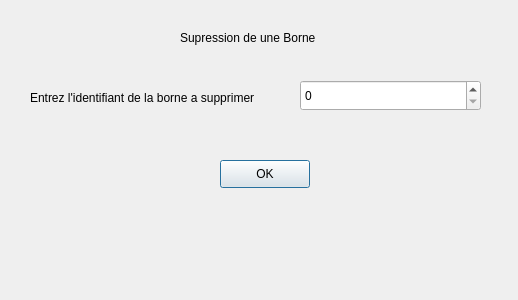
<?xml version="1.0" encoding="UTF-8"?>
<ui version="4.0">
 <class>SupprimerBorne</class>
 <widget class="QDialog" name="SupprimerBorne">
  <property name="geometry">
   <rect>
    <x>0</x>
    <y>0</y>
    <width>518</width>
    <height>300</height>
   </rect>
  </property>
  <property name="windowTitle">
   <string>SupprimerBorne</string>
  </property>
  <widget class="QLabel" name="label">
   <property name="geometry">
    <rect>
     <x>30</x>
     <y>90</y>
     <width>261</width>
     <height>16</height>
    </rect>
   </property>
   <property name="text">
    <string>Entrez l'identifiant de la borne a supprimer</string>
   </property>
  </widget>
  <widget class="QPushButton" name="ok">
   <property name="geometry">
    <rect>
     <x>220</x>
     <y>160</y>
     <width>90</width>
     <height>28</height>
    </rect>
   </property>
   <property name="text">
    <string>OK</string>
   </property>
  </widget>
  <widget class="QLabel" name="label_2">
   <property name="geometry">
    <rect>
     <x>180</x>
     <y>30</y>
     <width>171</width>
     <height>16</height>
    </rect>
   </property>
   <property name="text">
    <string>Supression de une Borne</string>
   </property>
  </widget>
  <widget class="QSpinBox" name="p_identifiant">
   <property name="geometry">
    <rect>
     <x>300</x>
     <y>80</y>
     <width>181</width>
     <height>31</height>
    </rect>
   </property>
   <property name="maximum">
    <number>999999</number>
   </property>
  </widget>
 </widget>
 <resources/>
 <connections>
  <connection>
   <sender>ok</sender>
   <signal>clicked()</signal>
   <receiver>SupprimerBorne</receiver>
   <slot>valider()</slot>
   <hints>
    <hint type="sourcelabel">
     <x>264</x>
     <y>173</y>
    </hint>
    <hint type="destinationlabel">
     <x>258</x>
     <y>149</y>
    </hint>
   </hints>
  </connection>
 </connections>
 <slots>
  <slot>valider()</slot>
 </slots>
</ui>
